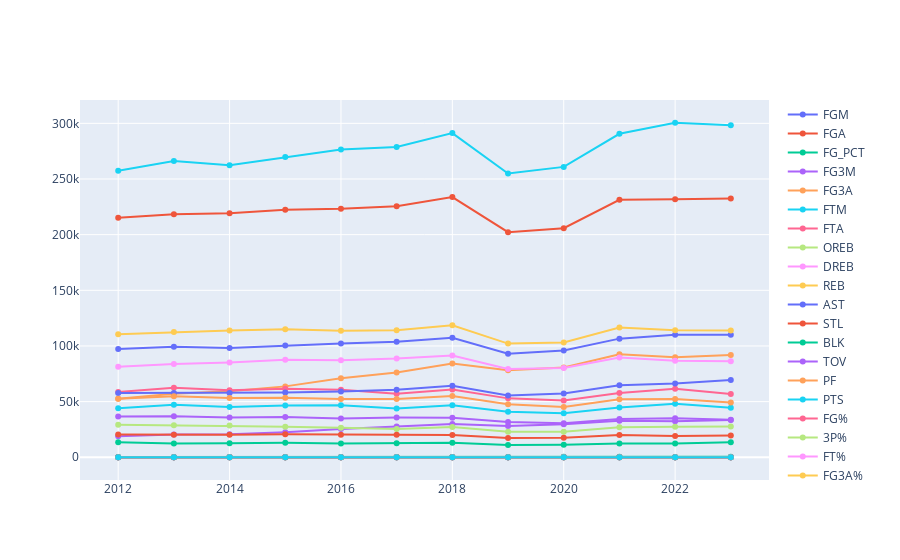

The notebook cell this image was saved under:
### Code cell
change_per100_df =  change_df.copy()

for col in change_per100_df.columns[2:18]:
    change_per100_df[col] = (change_per100_df[col] / change_per100_df['POSS_est']) * 100

change_per100_df.drop(columns=['MIN', 'POSS_est'], inplace=True)
change_per100_df
fig = go.Figure()
for col in change_per100_df.columns[1:]:
    fig.add_trace(go.Scatter(x=change_per100_df['season_start_year'], y=change_per100_df[col], name=col))

fig.show()
